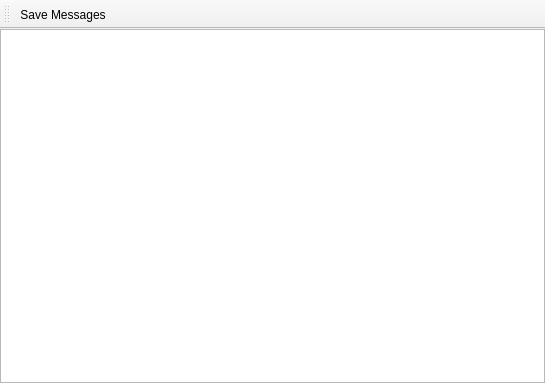
<?xml version="1.0" encoding="UTF-8"?>
<ui version="4.0">
 <class>MessagesWindow</class>
 <widget class="QMainWindow" name="MessagesWindow">
  <property name="geometry">
   <rect>
    <x>0</x>
    <y>0</y>
    <width>545</width>
    <height>383</height>
   </rect>
  </property>
  <property name="windowTitle">
   <string>Window Messages</string>
  </property>
  <property name="windowIcon">
   <iconset resource="../qt_resources.qrc">
    <normaloff>:/Window Detective.ico</normaloff>:/Window Detective.ico</iconset>
  </property>
  <widget class="QWidget" name="centralwidget">
   <layout class="QGridLayout" name="gridLayout">
    <property name="margin">
     <number>0</number>
    </property>
    <property name="spacing">
     <number>0</number>
    </property>
    <item row="0" column="0">
     <widget class="MessageWidget" name="messageWidget">
      <attribute name="headerVisible">
       <bool>false</bool>
      </attribute>
      <attribute name="headerVisible">
       <bool>false</bool>
      </attribute>
      <column>
       <property name="text">
        <string notr="true">1</string>
       </property>
      </column>
     </widget>
    </item>
   </layout>
  </widget>
  <widget class="QToolBar" name="toolBar">
   <property name="windowTitle">
    <string>toolBar</string>
   </property>
   <attribute name="toolBarArea">
    <enum>TopToolBarArea</enum>
   </attribute>
   <attribute name="toolBarBreak">
    <bool>false</bool>
   </attribute>
   <addaction name="actnSave"/>
  </widget>
  <action name="actnSave">
   <property name="text">
    <string>Save Messages</string>
   </property>
   <property name="shortcut">
    <string>Ctrl+S</string>
   </property>
  </action>
 </widget>
 <customwidgets>
  <customwidget>
   <class>MessageWidget</class>
   <extends>QTreeWidget</extends>
   <header>ui/custom_widgets/MessageWidget.h</header>
  </customwidget>
 </customwidgets>
 <resources>
  <include location="../qt_resources.qrc"/>
 </resources>
 <connections/>
</ui>
